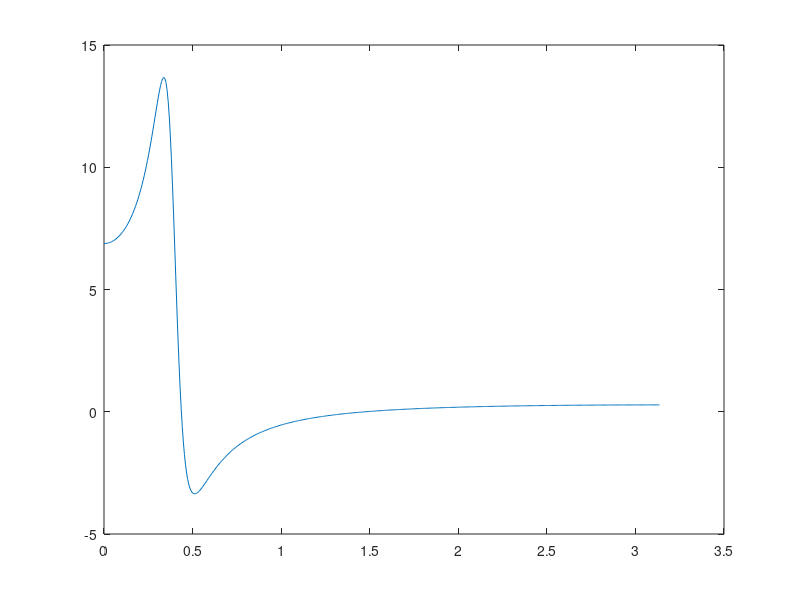

Here is the MATLAB script that generated this plot: (Note: this script raises an error after producing the figure.)
%    sn    = sin(2*pi*f);
%    cs    = cos(2*pi*f);
%    alpha = sn*sinh(log(2)*bw*2*pi*f/(2*sn));
%    a     = [1 2*cs/(1+alpha) (1-alpha)/(1+alpha)];
%    b     = [1 0 -1]*alpha/(1+alpha);

Fs = 8000
T  = 1/Fs
bw = 200

for F=linspace(1,Fs/2,64)

    C = exp(-2*pi*bw*T);
    B = -2*exp(-2*pi*bw*T)*cos(2*pi*F*T);
    A = 1+B+C;

    %[H,W] = freqz(1,[1 B C]);
    [H,W] = freqz(1,[1 B C]);
    plot(W,H);
    drawnow
    sleep(0.1)
end
